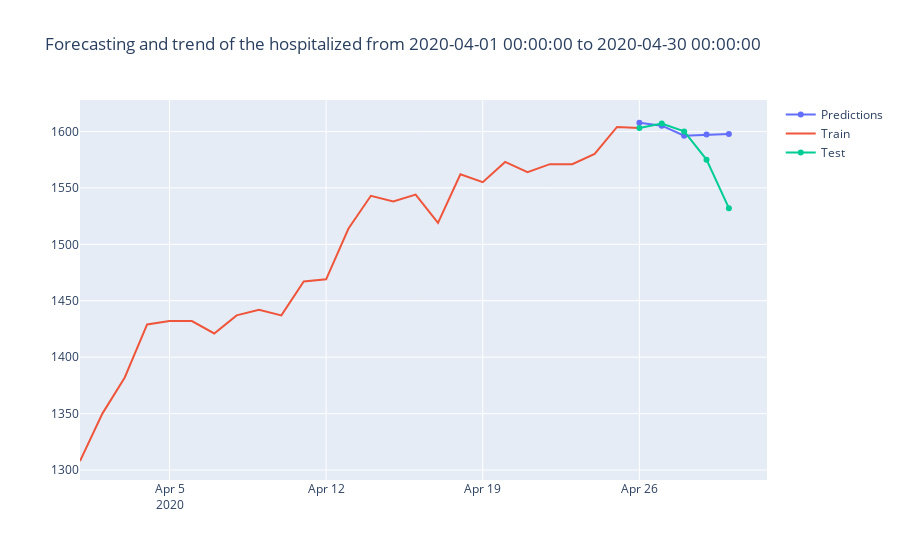
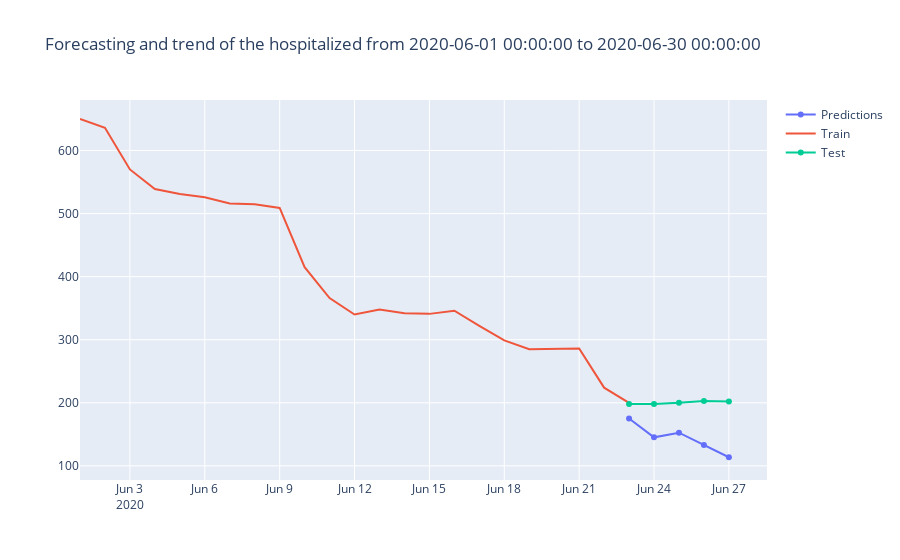
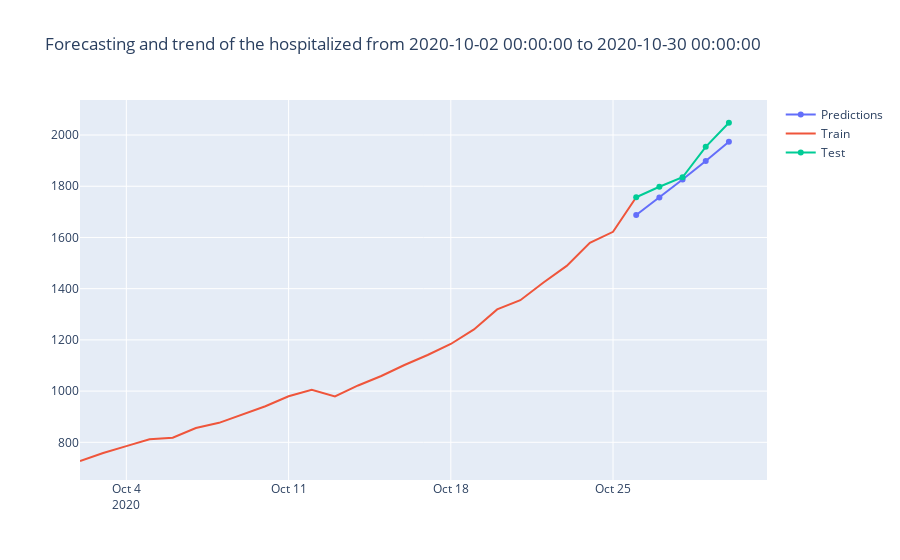
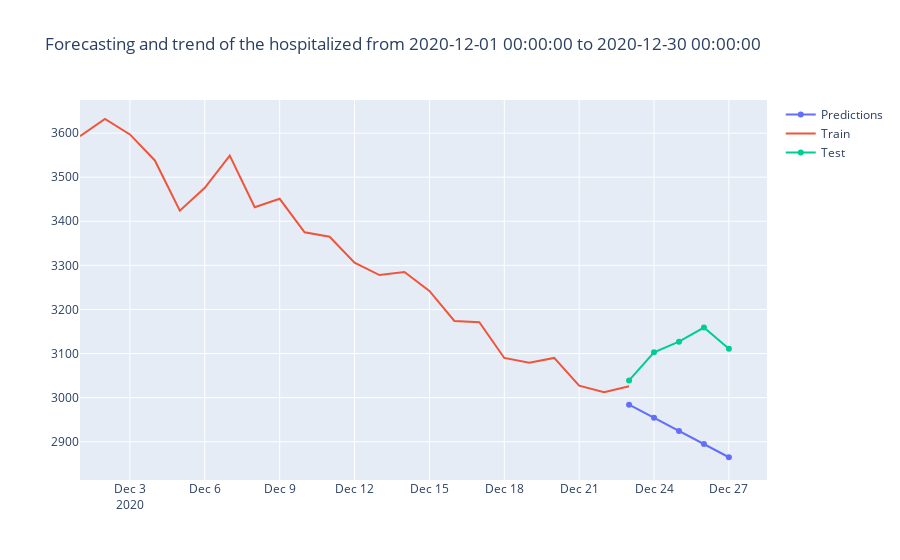

Write notebook code for charts like these, in order.
### Code cell
listarima=Arima(lista)
# dataset=listarima[1]
pbestTrain=listarima[0]
##dataset=dataset.diff(periods=1)
##dataset.dropna(inplace=True)
gl=30-pbestTrain #30 è la lunghezza dei periodi presi per il train 
cont=0
pred={} #Dizionario che ha per chiavi i giorni che vogliamo predire, e per valori una lista che contiene le diverse predizioni per quel giorno
date=pd.date_range(start=dataset.index[-1],periods=gl+1)
date=date.astype(str)
for k in range(len(date)):#Inserisco una lista per ogni chiave di pred
    pred[date[k]]=[] 
while -gl+cont!=0: #Ciclo finchè la mia slicing window non raggiunge le gl previsioni
    dsfctry=dataset.iloc[-30+cont+1:,:]
    if cont!=gl-1:
        dsfctry=dsfctry.iloc[:-gl+cont+1]
    cont+=1
    teta=0
    while differentiate(dsfctry)==False:#Potrebbe capitare che la serie non riesce ad essere stazionaria, allora in quel caso aumentiamo il pbestTrain
        print("Non potevo rendere la serie stazionaria con {}, allora provo un intervallo di {} giorni...".format(len(dsfctry),len(dsfctry)+1))
        teta+=1
        if cont<gl-1:
            dsfctry=dataset.iloc[-30+cont-teta+1:-gl+cont+1,:] 
        else:
            dsfctry=dataset.iloc[-30+cont-teta+1:,:]
            
    dsfctry = dsfctry.astype('float64') 
    listaStationarity=differentiate(dsfctry)
    dsfctry=listaStationarity[0] #dsfctry è il dataset su cui andremo a prevedere i prossimi gl giorni
    lg=listaStationarity[1]
    d=listaStationarity[2]
    #PRODOTTO CARTESIANO
    import itertools
    p=range(0,5)
    q=range(0,5)
    c=range(0,5)
    pdq = list(itertools.product(p,c,q))
    l=list(filter(lambda lmb:lmb[1]==d,pdq)) #Filtro quelli in cui ho il mio valore d ottenuto dalla stazionarietà
    import warnings #Per avere un risultato più pulito nascondo i warnings che potrebbero comparire in output
    warnings.filterwarnings('ignore')
    from statsmodels.tsa.arima_model import ARIMA
    diz={}
    from numpy import linalg
    for k in l:
        try:
            model_arima =ARIMA(dsfctry,order=k)
            model_arima_fit = model_arima.fit()
            diz[k]=[model_arima_fit.aic]
        except ValueError:
            continue
        except linalg.LinAlgError:
            continue    
        except ZeroDivisionError:
            continue
    model_arima=ARIMA(dsfctry,order=min(diz,key=diz.get) )
    model_arima_fit=model_arima.fit()
    predictions=model_arima_fit.forecast(steps=gl+1)[0]
    if lg==1:#Se dovessi aver usato il log per la stazionarietà riporto i dati nell'ordine di grandezza corretto
        dsfctry=np.exp(dsfctry)
        predictions=np.exp(predictions)
    for k in range(len(predictions)): #Arrotondo le predizioni
        predictions[k]=round(predictions[k],0)
    predictions[0]=dsfctry.totale_ospedalizzati[-1]
    datex=pd.date_range(start=dsfctry.index[-1],periods=gl+1) #Date che saranno gli index delle previsioni
    datex=datex.astype(str)
    dfprevisionale=pd.DataFrame(predictions) #Dataframe che contiene le previsioni
    dfprevisionale.index=list(datex)
    for k in dfprevisionale.index:#Aggiungo le previsioni fatte per i giorni che sono chiavi per pred
        if k in pred:
            pred[k].append(dfprevisionale.loc[k,0])

fig=go.Figure()#Inizializzo un plot in cui inserisco la curva degli ospedalizzati fino a oggi, dopodichè aggiungerò le previsioni
fig=fig.add_trace(go.Scatter(x=dataset.iloc[-pbestTrain-1:,:].index,y=dataset.iloc[-pbestTrain-1:,:].totale_ospedalizzati,name="Train"))

print(pred)
for k in pred:#Faccio una media pesata delle previsioni, associando alle previsioni più recenti pesi più alti
    somma1=0
    somma2=0
    for j in range(len(pred[k])):
        somma1+=j+1
        somma2+=pred[k][j]*(j+1)
    pred[k]=round(somma2/somma1,0)
pred[str(dataset.index[-1])[:10]]=dataset.totale_ospedalizzati[-1] #Metto la data di oggi pari al valore che già conosco
#CREO IL DATAFRAME PREVISIONALE
dfprevisionale=pd.DataFrame(columns=["data","previsione"])
dfprevisionale["data"]=pred.keys()
dfprevisionale["data"]=pd.to_datetime(dfprevisionale["data"],format="%Y/%m/%d")
dfprevisionale.set_index("data",inplace=True)
dfprevisionale["previsione"]=pred.values()
display(dfprevisionale)
fig=fig.add_trace(go.Scatter(x=dfprevisionale.index,y=dfprevisionale.previsione,name="Forecastings")) #Aggiungo le previsioni a fig
fig=fig.add_trace(go.Scatter(x=dfprevisionale.index,y=rdataset.totale_ospedalizzati[tt:],name="Test"))
fig.show()
dsfcdiff=dfprevisionale.diff(periods=1) #Creo il dataframe che contiene gli incrementi di ospedalizzati giornalieri
dsfcdiff.dropna(inplace=True)
dsfcdiff.rename(columns={"previsione":"Nuovi_Ospedalizzati"},inplace=True)
graph=px.line(dsfcdiff,x=dsfcdiff.index,y=dsfcdiff.Nuovi_Ospedalizzati,title="Domanda dei nuovi ospedalizzati fino al {}".format(dsfcdiff.index[-1]))
graph.show()
display(dsfcdiff)
dsfcdiff.to_excel("Previsioni_settimanali.xlsx") #Stampo su Excel i dati che serviranno poi agli ospedali
dfprevisionale.to_excel("Prev._totali.xlsx")

### Figure 1 — Plotly figure (JSON) as saved in the notebook; plotly's stock layout.template omitted (floating-point values rounded to 4 significant figures)
{"data": [{"hovertext": "Predictions", "name": "Predictions", "type": "scatter", "x": ["2020-04-26T00:00:00", "2020-04-27T00:00:00", "2020-04-28T00:00:00", "2020-04-29T00:00:00", "2020-04-30T00:00:00"], "y": [1608.0, 1605.0, 1596.0, 1597.0, 1598.0]}, {"hovertext": "Train", "name": "Train", "type": "scatter", "x": ["2020-04-01T00:00:00", "2020-04-02T00:00:00", "2020-04-03T00:00:00", "2020-04-04T00:00:00", "2020-04-05T00:00:00", "2020-04-06T00:00:00", "2020-04-07T00:00:00", "2020-04-08T00:00:00", "2020-04-09T00:00:00", "2020-04-10T00:00:00", "2020-04-11T00:00:00", "2020-04-12T00:00:00", "2020-04-13T00:00:00", "2020-04-14T00:00:00", "2020-04-15T00:00:00", "2020-04-16T00:00:00", "2020-04-17T00:00:00", "2020-04-18T00:00:00", "2020-04-19T00:00:00", "2020-04-20T00:00:00", "2020-04-21T00:00:00", "2020-04-22T00:00:00", "2020-04-23T00:00:00", "2020-04-24T00:00:00", "2020-04-25T00:00:00", "2020-04-26T00:00:00"], "y": [1308, 1350, 1382, 1429, 1432, 1432, 1421, 1437, 1442, 1437, 1467, 1469, 1514, 1543, 1538, 1544, 1519, 1562, 1555, 1573, 1564, 1571, 1571, 1580, 1604, 1603]}, {"hovertext": "Test", "name": "Test", "type": "scatter", "x": ["2020-04-26T00:00:00", "2020-04-27T00:00:00", "2020-04-28T00:00:00", "2020-04-29T00:00:00", "2020-04-30T00:00:00"], "y": [1603, 1607, 1600, 1575, 1532]}], "layout": {"title": {"text": "Forecasting and trend of the hospitalized from 2020-04-01 00:00:00 to 2020-04-30 00:00:00"}}}

### Figure 2 — Plotly figure (JSON) as saved in the notebook; plotly's stock layout.template omitted (floating-point values rounded to 4 significant figures)
{"data": [{"hovertext": "Predictions", "name": "Predictions", "type": "scatter", "x": ["2020-06-23T00:00:00", "2020-06-24T00:00:00", "2020-06-25T00:00:00", "2020-06-26T00:00:00", "2020-06-27T00:00:00", "2020-06-28T00:00:00", "2020-06-29T00:00:00", "2020-06-30T00:00:00"], "y": [175.1, 145.2, 152.5, 133.1, 113.6]}, {"hovertext": "Train", "name": "Train", "type": "scatter", "x": ["2020-06-01T00:00:00", "2020-06-02T00:00:00", "2020-06-03T00:00:00", "2020-06-04T00:00:00", "2020-06-05T00:00:00", "2020-06-06T00:00:00", "2020-06-07T00:00:00", "2020-06-08T00:00:00", "2020-06-09T00:00:00", "2020-06-10T00:00:00", "2020-06-11T00:00:00", "2020-06-12T00:00:00", "2020-06-13T00:00:00", "2020-06-14T00:00:00", "2020-06-15T00:00:00", "2020-06-16T00:00:00", "2020-06-17T00:00:00", "2020-06-18T00:00:00", "2020-06-19T00:00:00", "2020-06-20T00:00:00", "2020-06-21T00:00:00", "2020-06-22T00:00:00", "2020-06-23T00:00:00"], "y": [650, 636, 570, 539, 531, 526, 516, 515, 509, 415, 366, 340, 348, 342, 341, 346, 322, 299, 285, 286, 286, 224, 200]}, {"hovertext": "Test", "name": "Test", "type": "scatter", "x": ["2020-06-23T00:00:00", "2020-06-24T00:00:00", "2020-06-25T00:00:00", "2020-06-26T00:00:00", "2020-06-27T00:00:00", "2020-06-28T00:00:00", "2020-06-29T00:00:00", "2020-06-30T00:00:00"], "y": [198, 198, 200, 203, 202]}], "layout": {"title": {"text": "Forecasting and trend of the hospitalized from 2020-06-01 00:00:00 to 2020-06-30 00:00:00"}}}

### Figure 3 — Plotly figure (JSON) as saved in the notebook; plotly's stock layout.template omitted (floating-point values rounded to 4 significant figures)
{"data": [{"hovertext": "Predictions", "name": "Predictions", "type": "scatter", "x": ["2020-10-26T00:00:00", "2020-10-27T00:00:00", "2020-10-28T00:00:00", "2020-10-29T00:00:00", "2020-10-30T00:00:00"], "y": [1688.0, 1756.0, 1826.0, 1899.0, 1974.0]}, {"hovertext": "Train", "name": "Train", "type": "scatter", "x": ["2020-10-02T00:00:00", "2020-10-03T00:00:00", "2020-10-04T00:00:00", "2020-10-05T00:00:00", "2020-10-06T00:00:00", "2020-10-07T00:00:00", "2020-10-08T00:00:00", "2020-10-09T00:00:00", "2020-10-10T00:00:00", "2020-10-11T00:00:00", "2020-10-12T00:00:00", "2020-10-13T00:00:00", "2020-10-14T00:00:00", "2020-10-15T00:00:00", "2020-10-16T00:00:00", "2020-10-17T00:00:00", "2020-10-18T00:00:00", "2020-10-19T00:00:00", "2020-10-20T00:00:00", "2020-10-21T00:00:00", "2020-10-22T00:00:00", "2020-10-23T00:00:00", "2020-10-24T00:00:00", "2020-10-25T00:00:00", "2020-10-26T00:00:00"], "y": [727, 758, 785, 812, 818, 856, 876, 910, 941, 980, 1005, 979, 1022, 1059, 1102, 1141, 1184, 1241, 1319, 1355, 1424, 1489, 1579, 1622, 1757]}, {"hovertext": "Test", "name": "Test", "type": "scatter", "x": ["2020-10-26T00:00:00", "2020-10-27T00:00:00", "2020-10-28T00:00:00", "2020-10-29T00:00:00", "2020-10-30T00:00:00"], "y": [1757, 1798, 1835, 1954, 2048]}], "layout": {"title": {"text": "Forecasting and trend of the hospitalized from 2020-10-02 00:00:00 to 2020-10-30 00:00:00"}}}

### Figure 4 — Plotly figure (JSON) as saved in the notebook; plotly's stock layout.template omitted (floating-point values rounded to 4 significant figures)
{"data": [{"hovertext": "Predictions", "name": "Predictions", "type": "scatter", "x": ["2020-12-23T00:00:00", "2020-12-24T00:00:00", "2020-12-25T00:00:00", "2020-12-26T00:00:00", "2020-12-27T00:00:00", "2020-12-28T00:00:00", "2020-12-29T00:00:00", "2020-12-30T00:00:00"], "y": [2984.0, 2954.0, 2924.0, 2895.0, 2865.0]}, {"hovertext": "Train", "name": "Train", "type": "scatter", "x": ["2020-12-01T00:00:00", "2020-12-02T00:00:00", "2020-12-03T00:00:00", "2020-12-04T00:00:00", "2020-12-05T00:00:00", "2020-12-06T00:00:00", "2020-12-07T00:00:00", "2020-12-08T00:00:00", "2020-12-09T00:00:00", "2020-12-10T00:00:00", "2020-12-11T00:00:00", "2020-12-12T00:00:00", "2020-12-13T00:00:00", "2020-12-14T00:00:00", "2020-12-15T00:00:00", "2020-12-16T00:00:00", "2020-12-17T00:00:00", "2020-12-18T00:00:00", "2020-12-19T00:00:00", "2020-12-20T00:00:00", "2020-12-21T00:00:00", "2020-12-22T00:00:00", "2020-12-23T00:00:00"], "y": [3593, 3632, 3597, 3538, 3424, 3476, 3549, 3432, 3451, 3375, 3365, 3306, 3278, 3285, 3242, 3174, 3171, 3090, 3079, 3090, 3027, 3012, 3026]}, {"hovertext": "Test", "name": "Test", "type": "scatter", "x": ["2020-12-23T00:00:00", "2020-12-24T00:00:00", "2020-12-25T00:00:00", "2020-12-26T00:00:00", "2020-12-27T00:00:00", "2020-12-28T00:00:00", "2020-12-29T00:00:00", "2020-12-30T00:00:00"], "y": [3039, 3103, 3127, 3159, 3111]}], "layout": {"title": {"text": "Forecasting and trend of the hospitalized from 2020-12-01 00:00:00 to 2020-12-30 00:00:00"}}}
